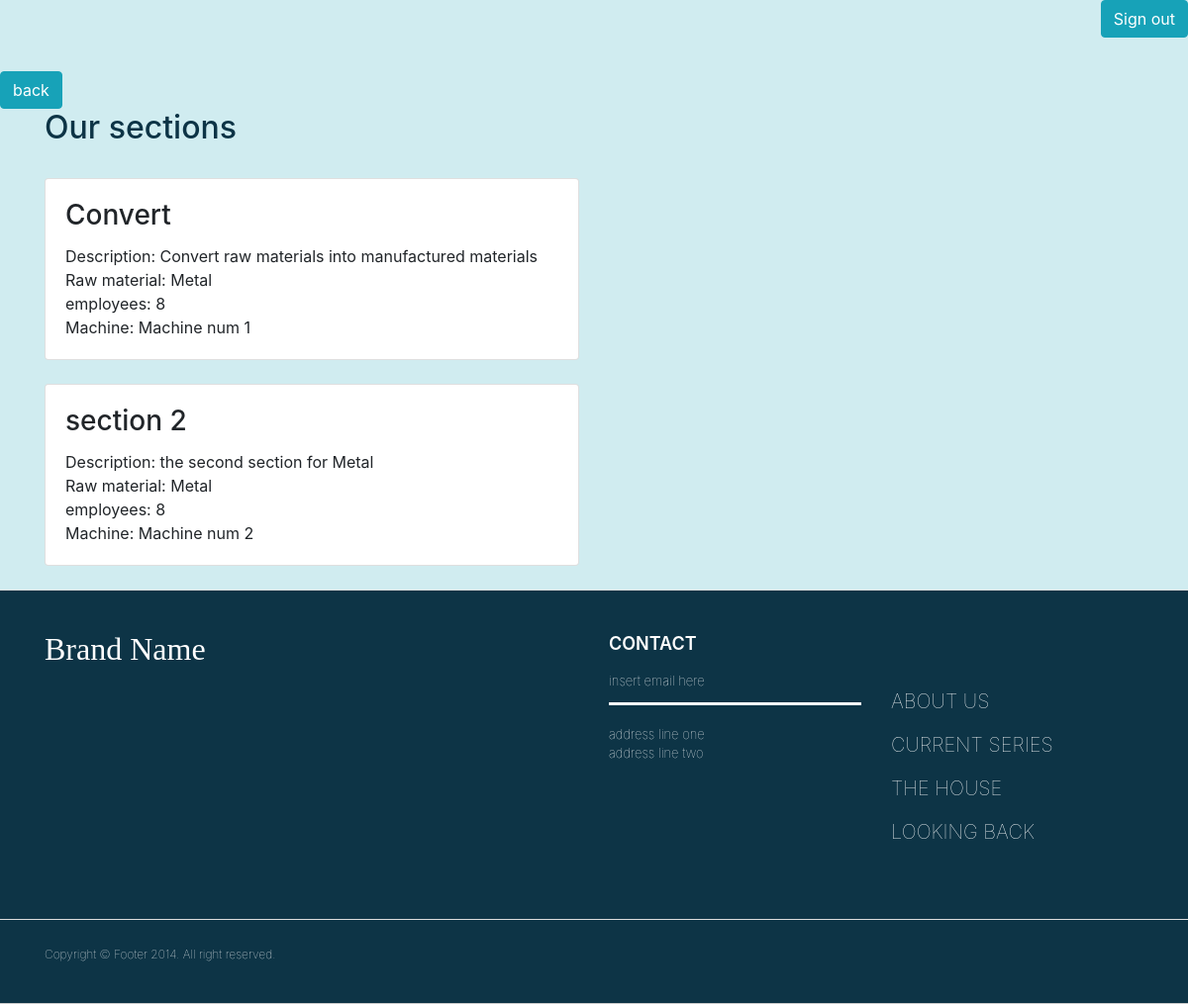
The page /section.php on the database as committed earlier.
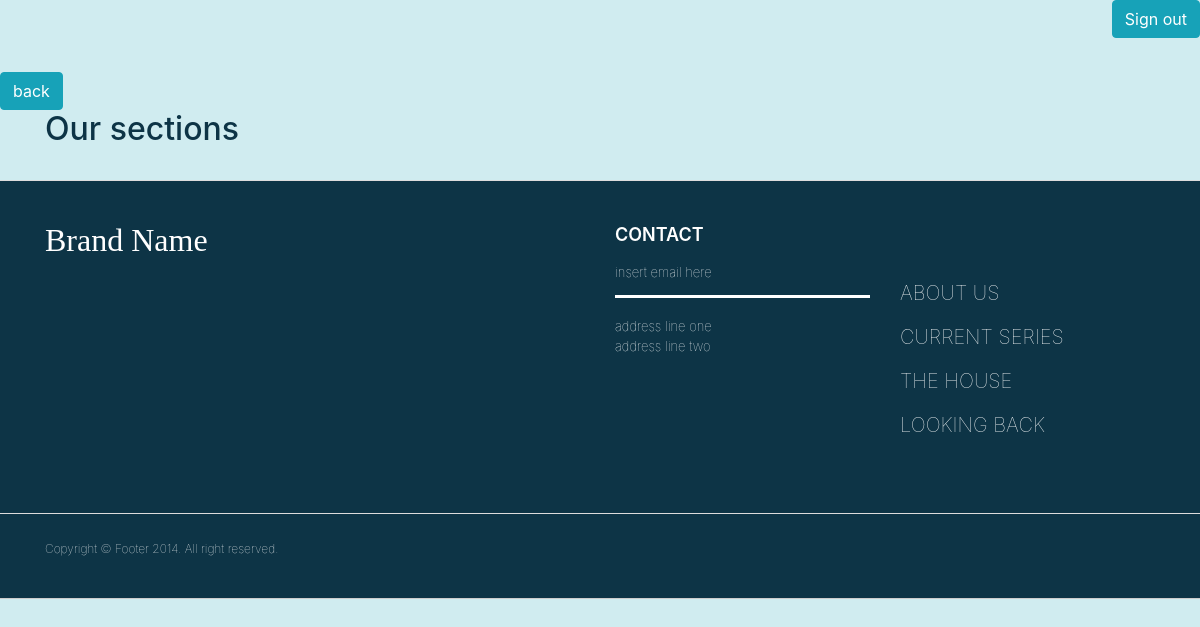
The same page on the database as committed later.
### tables this page shows
CREATE TABLE `sections` (
  `section_id` int(12) NOT NULL,
  `section_name` varchar(200) NOT NULL,
  `section_description` text NOT NULL,
  `fk_raw_material_id` int(12) NOT NULL,
  `fk_user_id` int(12) NOT NULL,
  `fk_employee_id` int(12) NOT NULL,
  `fk_machine` int(12) NOT NULL
);

CREATE TABLE `raw_material` (
  `raw_material_id` int(12) NOT NULL,
  `raw_material_name` varchar(200) NOT NULL,
  `raw_material_date` timestamp NOT NULL DEFAULT current_timestamp(),
  `raw_material_description` text NOT NULL,
  `raw_material_price` varchar(200) NOT NULL
);

CREATE TABLE `employees` (
  `employee_id` int(11) NOT NULL,
  `employee_date` timestamp NOT NULL DEFAULT current_timestamp() ON UPDATE current_timestamp(),
  `employee_status` enum('worker','manager','engineer','director','accountant','dealer','technician') NOT NULL,
  `fk_user_id` int(11) NOT NULL
);

CREATE TABLE `machine` (
  `machine_id` int(12) NOT NULL,
  `machine_name` varchar(200) NOT NULL,
  `machine_description` varchar(250) NOT NULL,
  `machine_date` timestamp NULL DEFAULT current_timestamp(),
  `machine_status` enum('active','defect') NOT NULL
);

### section.php (the view, shortened to what this page needs)
<?php
require 'db.php';
?>
<html>
<head>
  <?php require 'header.php'; ?>
</head>
<body class="body">
<?php require 'nav.php'; ?><br>
<a href="managerpage.php"><button type='button' class='btn btn-info'>back</button></a>
<div class="container">
  <h2 style="color: #0d3446">Our sections</h2><br>
<?php
  $sql ="SELECT * FROM sections
  JOIN users ON fk_user_id=user_id
  JOIN employees ON fk_employee_id=employee_id
  JOIN raw_material ON fk_raw_material_id=raw_material_id
  JOIN machine ON fk_machine=machine_id
";
  $result = mysqli_query($conn,$sql);
    if($result->num_rows > 0){
      while ($row = $result->fetch_assoc()) {?>
<div class="row">
    <div class="col-sm-6">
        <div class="card">
            <div class="card-body">
          <h3 class="card-title">              <?php echo $row['section_name'];?></h3>
          <span class="card-text">Description: </span>                    <?php echo $row['section_description'];?><br>
          <span class="card-text">Raw material: </span>                   <?php echo $row['raw_material_name'];?><br>
          <span class="card-text">employees: </span>                      <?php echo $row['employee_id'];?><br>
          <span class="card-text">Machine: </span>                       <?php echo $row['machine_name'];?><br>
            </div>
        </div>
                <br>
    </div>
</div>
<?php
  }
  }
?>
</div>
<?php require 'footer.php'; ?>
</body>
</html>

Rows that differ between the two databases and show on the page:
removed sections: section_name "Convert", section_description "Convert raw materials into manufactured materials", fk_raw_material.raw_material_name "Metal", fk_employee.employee_id "8", fk_machine.machine_name "Machine num 1"
removed sections: section_name "section 2", section_description "the second section for Metal", fk_raw_material.raw_material_name "Metal", fk_employee.employee_id "8", fk_machine.machine_name "Machine num 2"
